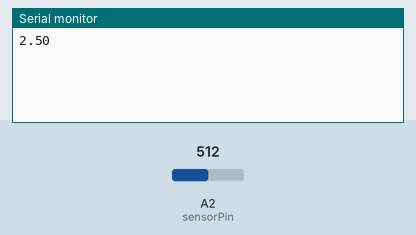
Recording of a sketch running on a simulated Arduino Uno, built with avr-gcc and run on an emulated ATmega328P. Parts: the last lines printed to the serial monitor. Inputs (shaded band) come from the test bench; at power-on: A2 (sensorPin) = 512.

Above: at 3.2 s.
3.3 s: A2 (sensorPin) set to 716
At 4.8 s:
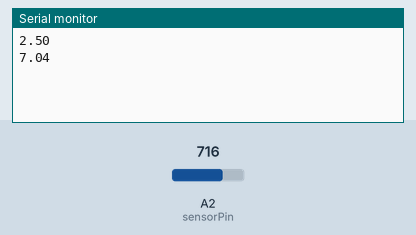
6.0 s: A2 (sensorPin) set to 900
At 6.4 s:
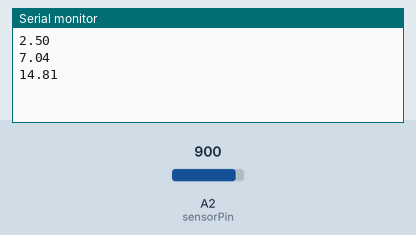
Timing chart, 0 to 9.0 s (numbered marks = the images above; inputs shaded):
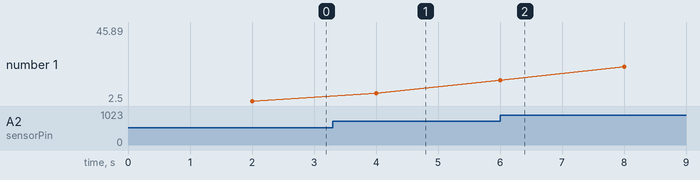

The sketch:

ArduinoV3.ino
```cpp
const int sensorPin = A2;
const float SERIES_RESISTOR = 10000.0;
const float NOMINAL_RESISTANCE = 10000.0;
const float NOMINAL_TEMPERATURE = 25.0;
const float BETA_COEFFICIENT = 3950.0;

// Adicionar filtro de média
const int NUM_READINGS = 10;
float readings[NUM_READINGS];
int readIndex = 0;
float total = 0;
float average = 0;

void setup() {
  Serial.begin(115200);
  delay(2000);

  // Inicializar array de leituras
  for (int i = 0; i < NUM_READINGS; i++) {
    readings[i] = 0;
  }
}

void loop() {
  // Fazer múltiplas leituras e calcular média
  total = total - readings[readIndex];

  int adcValue = analogRead(sensorPin);
  float voltage = adcValue / 1023.0 * 5.0;
  float resistance = SERIES_RESISTOR * (5.0 / voltage - 1.0);

  // Cálculo da temperatura
  float steinhart = resistance / NOMINAL_RESISTANCE;
  steinhart = log(steinhart);
  steinhart /= BETA_COEFFICIENT;
  steinhart += 1.0 / (NOMINAL_TEMPERATURE + 273.15);
  steinhart = 1.0 / steinhart;
  float temperatureC = steinhart - 273.15;

  // Atualizar filtro de média
  readings[readIndex] = temperatureC;
  total = total + readings[readIndex];
  readIndex = (readIndex + 1) % NUM_READINGS;

  average = total / NUM_READINGS;

  // Enviar apenas a temperatura filtrada
  Serial.println(average, 2); // 2 casas decimais

  delay(2000); // Reduzir delay entre leituras
}
```

Measured:
- after the input at 3.3 s, the serial monitor: prints a new line after 0.70 s (image 1)
- after the input at 6.0 s, the serial monitor: prints a new line at once (image 2)
- plotted number 1: 2.5 → 7.04 after the input at 3.3 s, 7.04 → 45.89 after the input at 6.0 s
